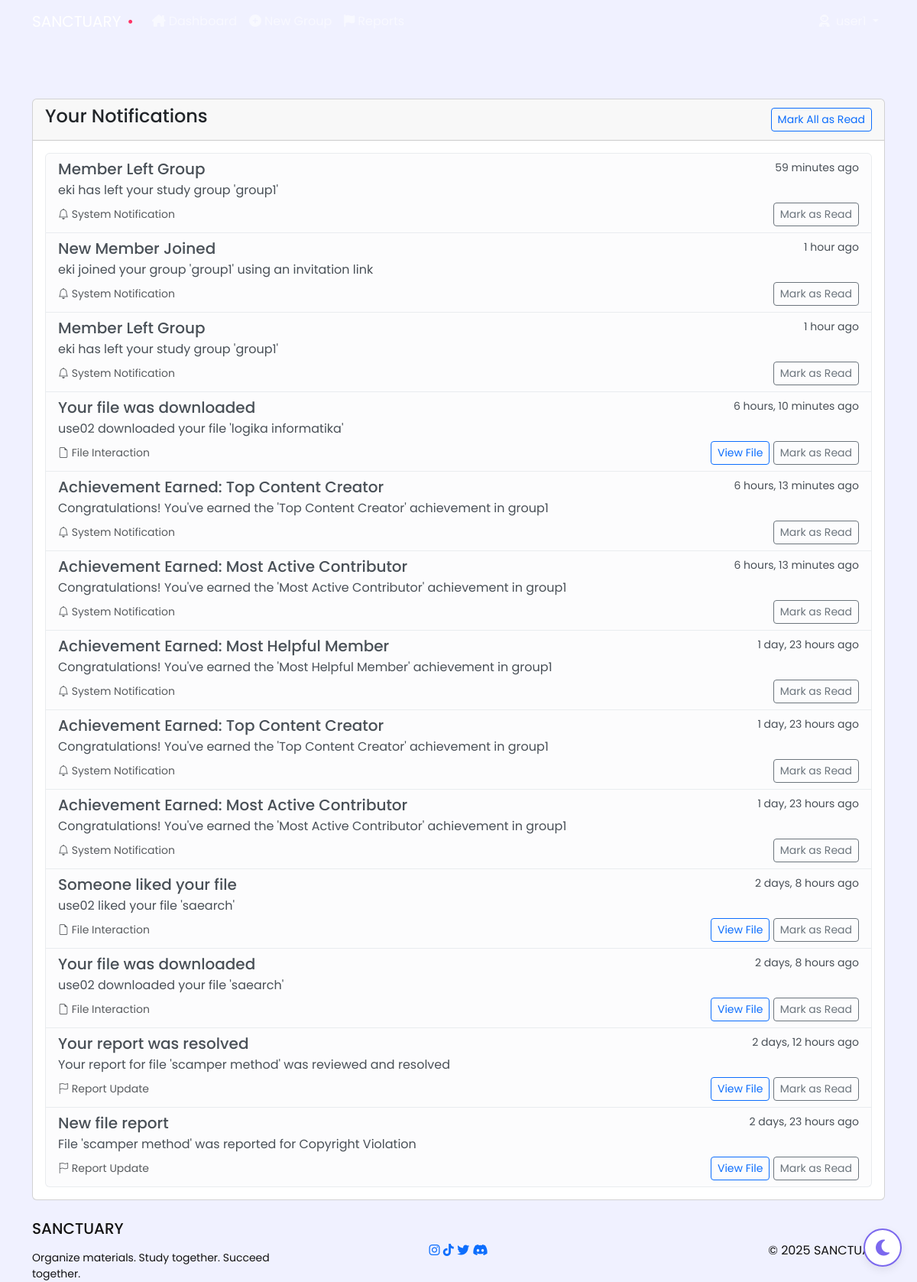
The app's page /notifications/ (signed in) with its own data.
### core/models.py (models this page shows, shortened)
class Notification(models.Model):
    NOTIFICATION_TYPE_CHOICES = (
        ('file_interaction', 'File Interaction'),
        ('new_file', 'New File'),
        ('report_update', 'Report Update'),
        ('system', 'System Notification'),
    )
    user = models.ForeignKey(User, on_delete=models.CASCADE, related_name='notifications')
    notification_type = models.CharField(max_length=20, choices=NOTIFICATION_TYPE_CHOICES)
    title = models.CharField(max_length=100)
    message = models.TextField()
    is_read = models.BooleanField(default=False)
    related_file = models.ForeignKey(LearningFile, on_delete=models.CASCADE, null=True, blank=True, related_name='notifications')
    related_report = models.ForeignKey(Report, on_delete=models.CASCADE, null=True, blank=True, related_name='notifications')
    created_at = models.DateTimeField(auto_now_add=True)

### core/views.py (the view)
# urls.py: path('notifications/', views.notifications, name='notifications'),
@login_required
def notifications(request):
    user_notifications = Notification.objects.filter(user=request.user).order_by('-created_at')
    if request.GET.get('mark_all_read'):
        user_notifications.update(is_read=True)
        messages.info(request, "All notifications marked as read.")
    return render(request, 'core/notifications.html', {'notifications': user_notifications})

### core/templates/core/notifications.html
{% extends 'base/base.html' %}
{% load static %}
{% block content %}
<div class="container mt-4">
    <div class="card">
        <div class="card-header d-flex justify-content-between align-items-center">
            <h4>Your Notifications</h4>
            <div>
                <a href="{% url 'notifications' %}?mark_all_read=true" class="btn btn-sm btn-outline-primary">
                    Mark All as Read
                </a>
            </div>
        </div>
        <div class="card-body">
            {% if notifications %}
                <div class="list-group">
                    {% for notification in notifications %}
                        <div class="list-group-item list-group-item-action {% if not notification.is_read %}list-group-item-light{% endif %}">
                            <div class="d-flex w-100 justify-content-between">
                                <h5 class="mb-1">{{ notification.title }}</h5>
                                <small>{{ notification.created_at|timesince }} ago</small>
                            </div>
                            <p class="mb-1">{{ notification.message }}</p>
                            <div class="d-flex justify-content-between align-items-center">
                                <small class="text-muted">
                                    {% if notification.notification_type == 'file_interaction' %}
                                        <i class="bi bi-file-earmark"></i> File Interaction
                                    {% elif notification.notification_type == 'new_file' %}
                                        <i class="bi bi-file-earmark-plus"></i> New File
                                    {% elif notification.notification_type == 'report_update' %}
                                        <i class="bi bi-flag"></i> Report Update
                                    {% else %}
                                        <i class="bi bi-bell"></i> System Notification
                                    {% endif %}
                                </small>
                                <div>
                                    {% if notification.related_file %}
                                        <a href="{% url 'topic_detail' notification.related_file.topic.id %}" class="btn btn-sm btn-outline-primary">View File</a>
                                    {% endif %}
                                    {% if not notification.is_read %}
                                        <a href="{% url 'mark_notification_read' notification.id %}" class="btn btn-sm btn-outline-secondary">
                                            Mark as Read
                                        </a>
                                    {% endif %}
                                </div>
                            </div>
                        </div>
                    {% endfor %}
                </div>
            {% else %}
                <p class="text-center py-3">You have no notifications.</p>
            {% endif %}
        </div>
    </div>
</div>
{% endblock %}

### core/templates/base/base.html (style rules this page uses)
:root { --primary-color: #7B68EE; --primary-dark: #6A5ACD; --secondary-color: #00D1FF; --accent-color: #FF3366; --success-color: #00E676; --warning-color: #FFEA00; --dark-color: #121212; --light-color: #F8F9FA; --border-radius-sm: 8px; --border-radius: 12px; --border-radius-lg: 20px; --box-shadow: 0 4px 12px rgba(0, 0, 0, 0.08); --transition-speed: 0.3s; --bg-color: #F0F1FF; --text-color: #121212; --card-bg: #ffffff; --navbar-gradient: linear-gradient(135deg, var(--primary-color) 0%, var(--primary-dark) 100%); --footer-gradient: linear-gradient(135deg, rgba(123, 104, 238, 0.1) 0%, rgba(0, 209, 255, 0.05) 100%); --card-shadow: 0 4px 12px rgba(0, 0, 0, 0.08); --border-color: #EAEAEA; --form-bg: #ffffff; }
body { min-height: 100vh; display: flex; flex-direction: column; font-family: 'Poppins', sans-serif; background-color: var(--bg-color); color: var(--text-color); transition: background-color var(--transition-speed) ease, color var(--transition-speed) ease; overflow-x: hidden; }
.card, .btn, .nav-link, .form-control { transition: background-color 0.2s ease, color 0.2s ease; }

### records on screen
Notification: title "Member Left Group", created_at "59 minutes", message "eki has left your study group 'group1'", notification_type "system" (drawn), is_read "Mark as Read"
Notification: title "New Member Joined", created_at "1 hour", message "eki joined your group 'group1' using an invitation link", notification_type "system" (drawn), is_read "Mark as Read"
Notification: title "Member Left Group", created_at "1 hour", message "eki has left your study group 'group1'", notification_type "system" (drawn), is_read "Mark as Read"
Notification: title "Your file was downloaded", created_at "6 hours, 10 minutes", message "use02 downloaded your file 'logika informatika'", notification_type "file_interaction" (drawn), shows "View File", is_read "Mark as Read"
Notification: title "Achievement Earned: Top Content Creator", created_at "6 hours, 13 minutes", message "Congratulations! You've earned the 'Top Content Creator' achievement in group1", notification_type "system" (drawn), is_read "Mark as Read"
Notification: title "Achievement Earned: Most Active Contributor", created_at "6 hours, 13 minutes", message "Congratulations! You've earned the 'Most Active Contributor' achievement in group1", notification_type "system" (drawn), is_read "Mark as Read"
Notification: title "Achievement Earned: Most Helpful Member", created_at "1 day, 23 hours", message "Congratulations! You've earned the 'Most Helpful Member' achievement in group1", notification_type "system" (drawn), is_read "Mark as Read"
Notification: title "Achievement Earned: Top Content Creator", created_at "1 day, 23 hours", message "Congratulations! You've earned the 'Top Content Creator' achievement in group1", notification_type "system" (drawn), is_read "Mark as Read"
Notification: title "Achievement Earned: Most Active Contributor", created_at "1 day, 23 hours", message "Congratulations! You've earned the 'Most Active Contributor' achievement in group1", notification_type "system" (drawn), is_read "Mark as Read"
Notification: title "Someone liked your file", created_at "2 days, 8 hours", message "use02 liked your file 'saearch'", notification_type "file_interaction" (drawn), shows "View File", is_read "Mark as Read"
Notification: title "Your file was downloaded", created_at "2 days, 8 hours", message "use02 downloaded your file 'saearch'", notification_type "file_interaction" (drawn), shows "View File", is_read "Mark as Read"
Notification: title "Your report was resolved", created_at "2 days, 12 hours", message "Your report for file 'scamper method' was reviewed and resolved", notification_type "report_update" (drawn), shows "View File", is_read "Mark as Read"
Notification: title "New file report", created_at "2 days, 23 hours", message "File 'scamper method' was reported for Copyright Violation", notification_type "report_update" (drawn), shows "View File", is_read "Mark as Read"
